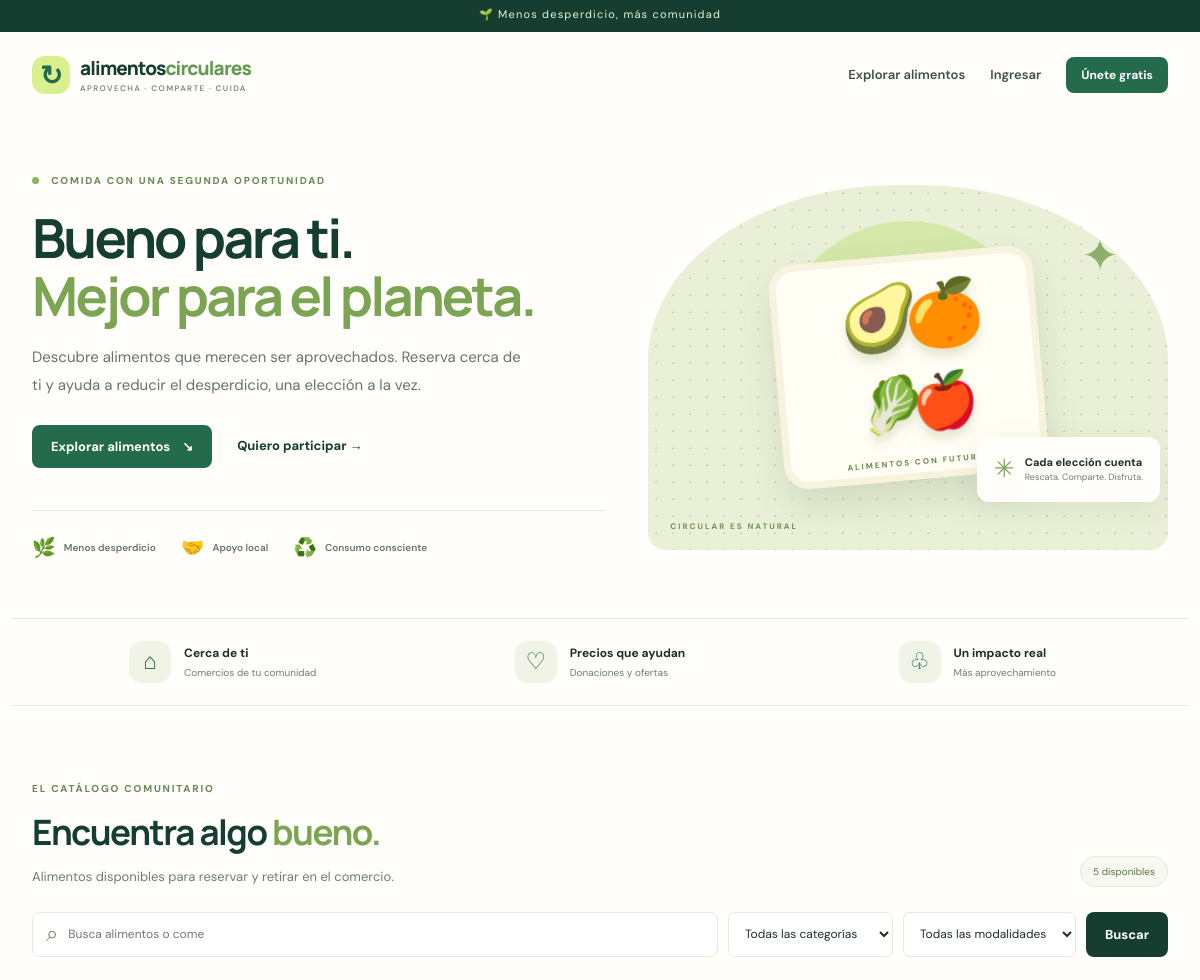
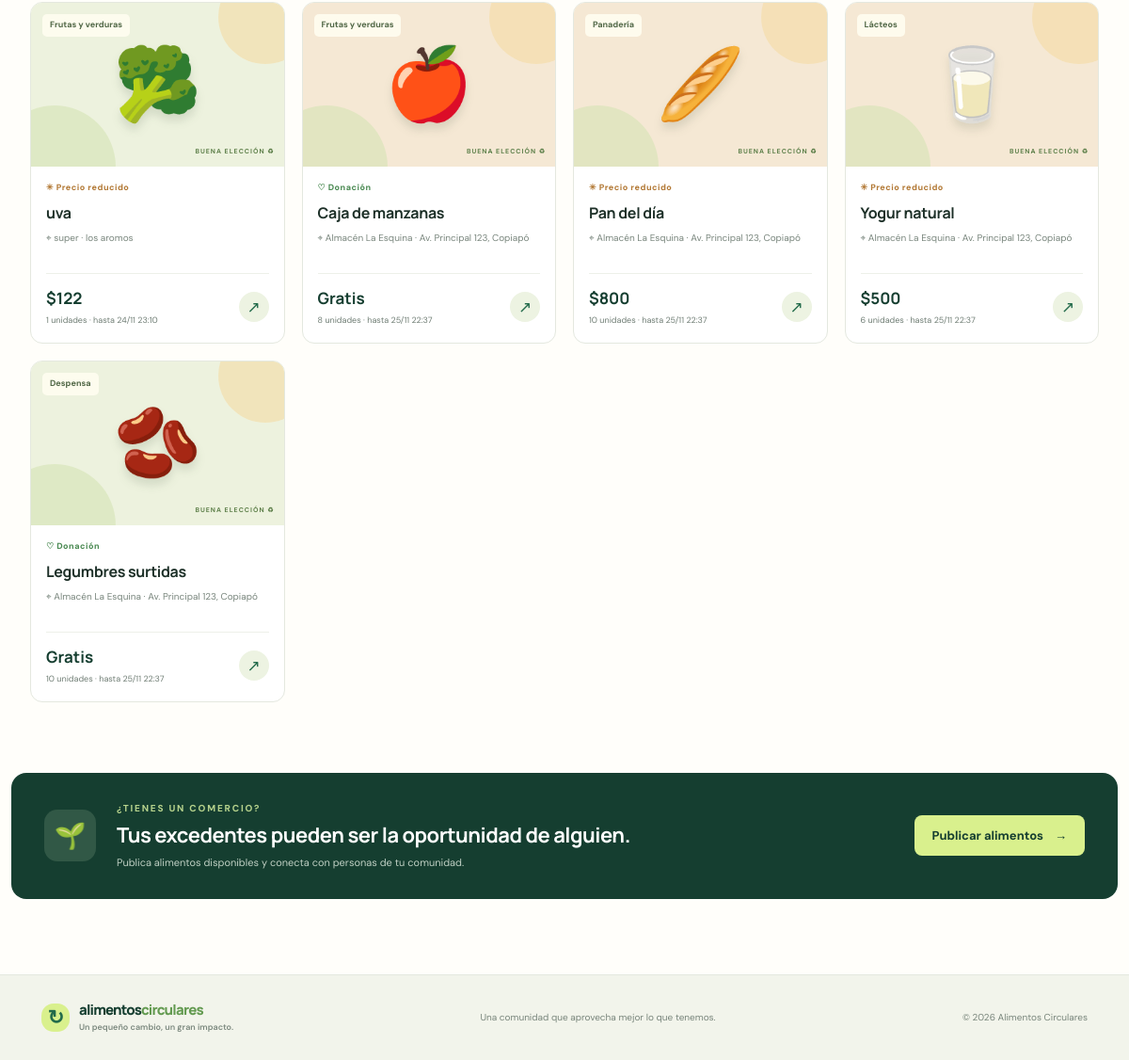
The page / on the database its author committed (2 pictures, top to bottom).
### core/models.py (models this page shows, shortened)
class Publicacion(models.Model):
    MODALIDADES = [('donacion','Donación'),('pronto_consumo','Precio reducido')]
    ESTADOS = [('activa','Activa'),('pausada','Pausada'),('cerrada','Cerrada')]
    producto = models.ForeignKey(Producto, on_delete=models.CASCADE, related_name='publicaciones')
    modalidad = models.CharField(max_length=20, choices=MODALIDADES)
    precio = models.DecimalField(max_digits=10, decimal_places=2, default=0)
    cantidad_inicial = models.PositiveIntegerField()
    cantidad_disponible = models.PositiveIntegerField()
    fecha_limite_retiro = models.DateTimeField()
    estado = models.CharField(max_length=20, choices=ESTADOS, default='activa')
    fecha_publicacion = models.DateTimeField(auto_now_add=True)

class Producto(models.Model):
    comercio = models.ForeignKey(Comercio, on_delete=models.CASCADE, related_name='productos')
    categoria = models.ForeignKey(Categoria, on_delete=models.PROTECT, related_name='productos')
    nombre = models.CharField(max_length=120)
    descripcion = models.TextField(blank=True)
    condiciones_conservacion = models.TextField(blank=True)

class Categoria(models.Model):
    nombre = models.CharField(max_length=80, unique=True)
    descripcion = models.CharField(max_length=250, blank=True)

class Comercio(models.Model):
    usuario = models.OneToOneField(settings.AUTH_USER_MODEL, on_delete=models.CASCADE, related_name='comercio')
    nombre = models.CharField(max_length=120)
    direccion = models.CharField(max_length=200)
    horario = models.CharField(max_length=150, blank=True)
    contacto = models.CharField(max_length=40, blank=True)

### core/views.py (the view)
def catalogo(request):
    qs=Publicacion.objects.select_related('producto','producto__categoria','producto__comercio').filter(estado='activa',fecha_limite_retiro__gt=timezone.now(),cantidad_disponible__gt=0)
    q=request.GET.get('q','').strip(); categoria=request.GET.get('categoria',''); modalidad=request.GET.get('modalidad','')
    if q: qs=qs.filter(Q(producto__nombre__icontains=q)|Q(producto__descripcion__icontains=q)|Q(producto__comercio__nombre__icontains=q)|Q(producto__comercio__direccion__icontains=q))
    if categoria: qs=qs.filter(producto__categoria_id=categoria)
    if modalidad: qs=qs.filter(modalidad=modalidad)
    return render(request,'core/catalogo.html',{'publicaciones':qs.order_by('fecha_limite_retiro'),'categorias':Categoria.objects.all(),'q':q,'categoria':categoria,'modalidad':modalidad})

### core/templates/core/catalogo.html
{% extends 'core/base.html' %}{% block title %}Alimentos disponibles · Alimentos Circulares{% endblock %}{% block content %}<section class="hero"><div class="hero-copy"><div class="eyebrow"><span class="dot"></span> COMIDA CON UNA SEGUNDA OPORTUNIDAD</div><h1>Bueno para ti.<br><em>Mejor para el planeta.</em></h1><p>Descubre alimentos que merecen ser aprovechados. Reserva cerca de ti y ayuda a reducir el desperdicio, una elección a la vez.</p><div class="hero-actions"><a class="btn btn-primary" href="#catalogo">Explorar alimentos <span>↘</span></a><a class="text-link" href="{% url 'registro' %}">Quiero participar <span>→</span></a></div><div class="hero-stats"><div><strong>🌿</strong><span>Menos desperdicio</span></div><div><strong>🤝</strong><span>Apoyo local</span></div><div><strong>♻️</strong><span>Consumo consciente</span></div></div></div><div class="hero-art"><div class="sun"></div><div class="art-leaf leaf-one">✦</div><div class="produce-card"><div class="produce-emoji">🥑🍊</div><div class="produce-emoji second">🥬🍎</div><span>ALIMENTOS CON FUTURO</span></div><div class="floating-note"><span>✳</span><div><b>Cada elección cuenta</b><small>Rescata. Comparte. Disfruta.</small></div></div><div class="art-caption">CIRCULAR ES NATURAL</div></div></section><section class="benefits"><div><span class="benefit-icon">⌂</span><div><b>Cerca de ti</b><small>Comercios de tu comunidad</small></div></div><div><span class="benefit-icon">♡</span><div><b>Precios que ayudan</b><small>Donaciones y ofertas</small></div></div><div><span class="benefit-icon">♧</span><div><b>Un impacto real</b><small>Más aprovechamiento</small></div></div></section><section id="catalogo" class="catalog-section"><div class="section-heading"><div><div class="eyebrow">EL CATÁLOGO COMUNITARIO</div><h2>Encuentra algo <em>bueno.</em></h2><p>Alimentos disponibles para reservar y retirar en el comercio.</p></div><span class="count-pill">{{ publicaciones|length }} disponibles</span></div><form class="filters" method="get"><label class="search-box"><span>⌕</span><input name="q" value="{{ q }}" placeholder="Busca alimentos o comercios…"></label><select name="categoria"><option value="">Todas las categorías</option>{% for c in categorias %}<option value="{{ c.id }}" {% if categoria == c.id|stringformat:'s' %}selected{% endif %}>{{ c.nombre }}</option>{% endfor %}</select><select name="modalidad"><option value="">Todas las modalidades</option><option value="donacion" {% if modalidad == 'donacion' %}selected{% endif %}>Donación</option><option value="pronto_consumo" {% if modalidad == 'pronto_consumo' %}selected{% endif %}>Precio reducido</option></select><button class="btn btn-dark" type="submit">Buscar</button></form><div class="product-grid">{% for p in publicaciones %}<article class="product-card"><div class="product-visual visual-{{ forloop.counter0|divisibleby:4|yesno:'one,two' }}"><span class="category-tag">{{ p.producto.categoria.nombre }}</span><div class="food-emoji">{% if 'manzana' in p.producto.nombre|lower %}🍎{% elif 'pan' in p.producto.nombre|lower %}🥖{% elif 'yogur' in p.producto.nombre|lower %}🥛{% elif 'legumbre' in p.producto.nombre|lower %}🫘{% elif 'fruta' in p.producto.nombre|lower %}🍊{% else %}🥦{% endif %}</div><span class="visual-stamp">BUENA ELECCIÓN ♻</span></div><div class="product-body"><div class="product-label {% if p.modalidad == 'donacion' %}label-donation{% endif %}">{% if p.modalidad == 'donacion' %}♡ Donación{% else %}✳ Precio reducido{% endif %}</div><h3>{{ p.producto.nombre }}</h3><p class="store-line">⌖ {{ p.producto.comercio.nombre }} · {{ p.producto.comercio.direccion }}</p><div class="product-bottom"><div><strong>{% if p.modalidad == 'donacion' %}Gratis{% else %}${{ p.precio|floatformat:0 }}{% endif %}</strong><small>{{ p.cantidad_disponible }} unidades · hasta {{ p.fecha_limite_retiro|date:'d/m H:i' }}</small></div><a class="round-arrow" href="{% url 'detalle_publicacion' p.id %}" aria-label="Ver {{ p.producto.nombre }}">↗</a></div></div></article>{% empty %}<div class="empty-state"><span>🥕</span><h3>Por ahora no encontramos alimentos</h3><p>Prueba con otra búsqueda o vuelve pronto. ¡Siempre puede aparecer algo bueno!</p><a class="btn btn-outline" href="{% url 'catalogo' %}">Ver todo el catálogo</a></div>{% endfor %}</div></section><section class="callout"><div class="callout-icon">🌱</div><div><div class="eyebrow">¿TIENES UN COMERCIO?</div><h2>Tus excedentes pueden ser la oportunidad de alguien.</h2><p>Publica alimentos disponibles y conecta con personas de tu comunidad.</p></div><a class="btn btn-light" href="{% url 'registro' %}">Publicar alimentos <span>→</span></a></section>{% endblock %}

### core/templates/core/base.html
{% load static %}<!doctype html><html lang="es"><head><meta charset="utf-8"><meta name="viewport" content="width=device-width, initial-scale=1"><meta name="description" content="Aprovecha alimentos, reduce desperdicio y conecta con comercios locales."><title>{% block title %}Alimentos Circulares{% endblock %}</title><link rel="stylesheet" href="{% static 'css/site.css' %}"></head><body><div class="topline">🌱 Menos desperdicio, más comunidad</div><header class="nav-wrap"><a class="brand" href="{% url 'catalogo' %}"><span class="brand-icon">↻</span><span>alimentos<span class="brand-green">circulares</span><small>APROVECHA · COMPARTE · CUIDA</small></span></a><nav><a href="{% url 'catalogo' %}">Explorar alimentos</a>{% if user.is_authenticated %}<a href="{% url 'dashboard' %}">Mi panel</a>{% if user.rol == 'usuario' %}<a href="{% url 'mis_reservas' %}">Mis reservas</a>{% endif %}<span class="nav-user">Hola, {{ user.nombre|default:user.username }}</span><a class="btn btn-outline btn-small" href="{% url 'salir' %}">Salir</a>{% else %}<a href="{% url 'login' %}">Ingresar</a><a class="btn btn-primary btn-small" href="{% url 'registro' %}">Únete gratis</a>{% endif %}</nav></header>{% if messages %}<div class="messages">{% for message in messages %}<div class="message {{ message.tags }}">{{ message }}</div>{% endfor %}</div>{% endif %}<main>{% block content %}{% endblock %}</main><footer><div class="footer-inner"><div class="brand footer-brand"><span class="brand-icon">↻</span><span>alimentos<span class="brand-green">circulares</span><small>Un pequeño cambio, un gran impacto.</small></span></div><p>Una comunidad que aprovecha mejor lo que tenemos.</p><span>© 2026 Alimentos Circulares</span></div></footer></body></html>

### rows shown on the page
Publicacion: producto.categoria.nombre "Frutas y verduras", modalidad "✳ Precio reducido", producto.nombre "uva", producto.comercio.nombre "super", producto.comercio.direccion "los aromos", precio "122", cantidad_disponible "1", fecha_limite_retiro "24/11 23:10"
Publicacion: producto.categoria.nombre "Frutas y verduras", modalidad "♡ Donación", producto.nombre "Caja de manzanas", producto.comercio.nombre "Almacén La Esquina", producto.comercio.direccion "Av. Principal 123, Copiapó", cantidad_disponible "8", fecha_limite_retiro "25/11 22:37"
Publicacion: producto.categoria.nombre "Panadería", modalidad "✳ Precio reducido", producto.nombre "Pan del día", producto.comercio.nombre "Almacén La Esquina", producto.comercio.direccion "Av. Principal 123, Copiapó", precio "800", cantidad_disponible "10", fecha_limite_retiro "25/11 22:37"
Publicacion: producto.categoria.nombre "Lácteos", modalidad "✳ Precio reducido", producto.nombre "Yogur natural", producto.comercio.nombre "Almacén La Esquina", producto.comercio.direccion "Av. Principal 123, Copiapó", precio "500", cantidad_disponible "6", fecha_limite_retiro "25/11 22:37"
Publicacion: producto.categoria.nombre "Despensa", modalidad "♡ Donación", producto.nombre "Legumbres surtidas", producto.comercio.nombre "Almacén La Esquina", producto.comercio.direccion "Av. Principal 123, Copiapó", cantidad_disponible "10", fecha_limite_retiro "25/11 22:37"

### other values the page prints
{{ publicaciones|length }} "5"
